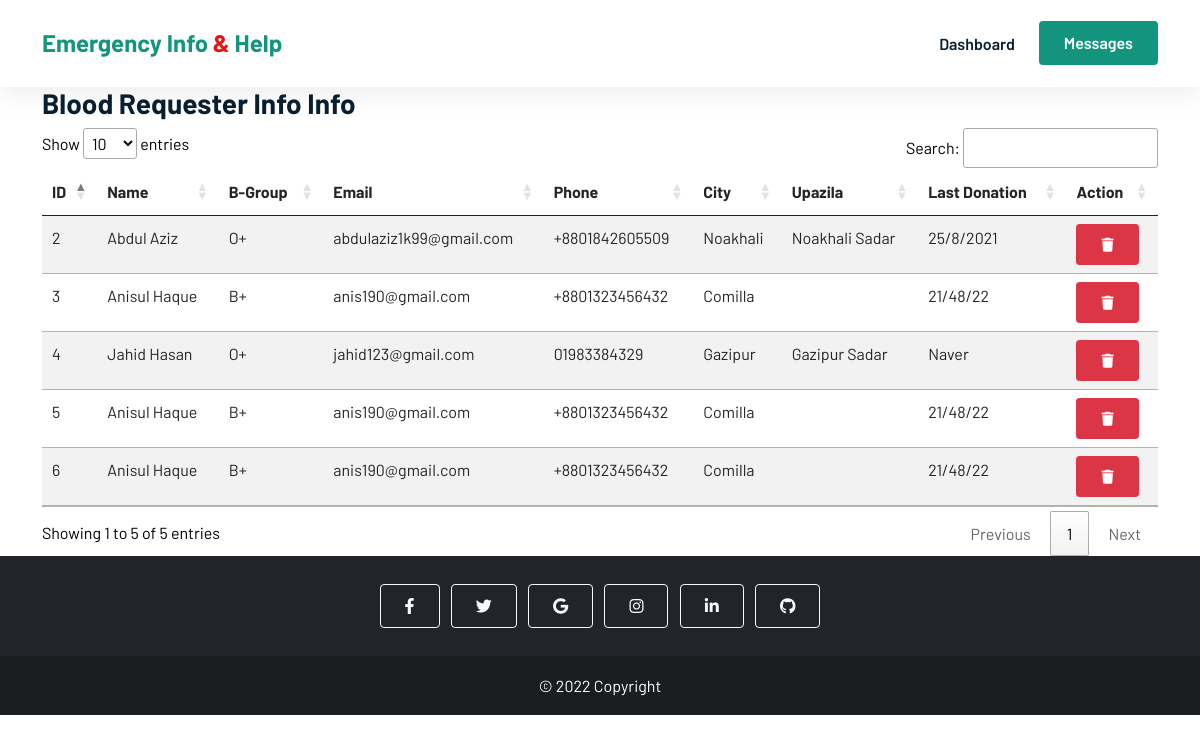
Before: /admin/blood_donors_info.php (signed in) with the older database file.
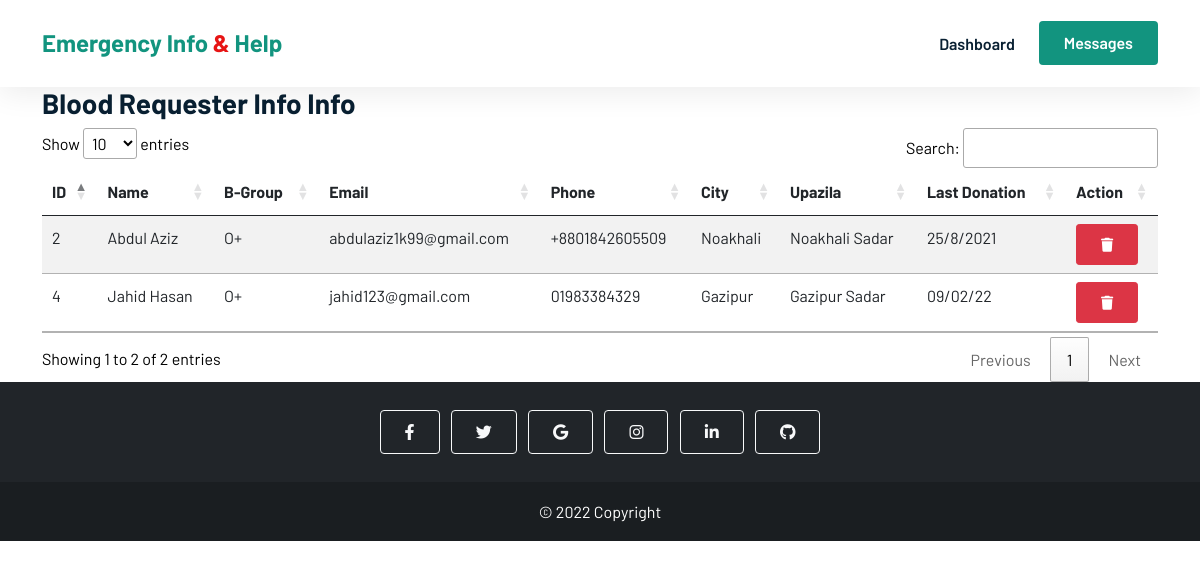
After: the same page with the newer database file.
### tables this page shows
CREATE TABLE `donors_registration` (
  `id` int(255) NOT NULL,
  `frist_name` varchar(20) NOT NULL,
  `last_name` varchar(20) NOT NULL,
  `blood_group` varchar(6) NOT NULL,
  `gender` varchar(10) NOT NULL,
  `age` int(10) NOT NULL,
  `weight` int(10) NOT NULL,
  `email` varchar(32) NOT NULL,
  `phone` varchar(15) NOT NULL,
  `address` varchar(255) NOT NULL,
  `division` varchar(20) NOT NULL,
  `city` varchar(20) NOT NULL,
  `upazila` varchar(20) NOT NULL,
  `last_donation` varchar(255) DEFAULT NULL,
  `user_name` varchar(32) NOT NULL,
  `password` varchar(32) NOT NULL,
  `image` varchar(255) NOT NULL
);

### admin/blood_donors_info.php (the view, shortened to what this page needs)
<?php
include_once './admin_includes/db.php';
$sql = "SELECT * FROM `donors_registration`";
$results = $con->query($sql);
?>
<!DOCTYPE html>
<html lang="en">
<head>
    <link href="https://cdn.jsdelivr.net/npm/bootstrap@5.0.2/dist/css/bootstrap.min.css" rel="stylesheet" />
    <link rel="stylesheet" href="https://cdnjs.cloudflare.com/ajax/libs/font-awesome/6.1.1/css/all.min.css" />
    <link rel="stylesheet" href="//cdn.datatables.net/1.12.1/css/jquery.dataTables.min.css">
    <link rel="stylesheet" href="../css/style.css" />
</head>
<body>
    <header class="sticky-top">
        <nav class="navbar navbar-expand-lg  bg-white">
            <div class="container">
                <a class="navbar-brand" href="./admin_dashboard.php">Emergency Info <span>&</span> Help</a>
                <div class="collapse navbar-collapse" id="navbarNavDropdown">
                    <ul class="navbar-nav ms-auto">
                        <li class="nav-item">
                            <a class="nav-link" aria-current="page" href="./admin_dashboard.php">Dashboard</a>
                        </li>
                    </ul>
                    <a href="messages.php" class="btn btn-brand ms-lg-3">Messages</a>
                </div>
            </div>
        </nav>
    </header>
    <main>
        <div class="container">
            <h3>Blood Requester Info Info</h3>
            <div>
                <table class="table table-striped" id="messages">
                    <thead>
                        <tr>
                            <th scope="col">ID</th>
                            <th scope="col">Name</th>
                            <th scope="col">B-Group</th>
                            <th scope="col">Email</th>
                            <th scope="col">Phone</th>
                            <th scope="col">City</th>
                            <th scope="col">Upazila</th>
                            <th scope="col">Last Donation</th>
                            <th scope="col">Action</th>
                        </tr>
                    </thead>
                    <tbody>
                        <?php while ($row = $results->fetch_assoc()) : ?>
                            <tr>
                                <td><?php echo $row['id'] ?></td>
                                <td><?php echo $row['frist_name'] . " ".$row['last_name']  ?></td>
                                <td><?php echo $row['blood_group'] ?></td>
                                <td><?php echo $row['email'] ?></td>
                                <td><?php echo $row['phone'] ?></td>
                                <td><?php echo $row['city'] ?></td>
                                <td><?php echo $row['upazila'] ?></td>
                                <td><?php echo $row['last_donation'] ?></td>
                                <td>
                                    <button class='delete btn btn-sm btn-danger' id="<?php echo $row['id'] ?>"><i class=" fa-solid fa-trash"></i></button>
                                </td>
                            </tr>
                        <?php endwhile ?>
                    </tbody>
                </table>
            </div>
        </div>
    </main>
    <footer class="bg-dark text-center text-white">
        <div class="container p-4 pb-0">
            <section class="mb-4">
                <a class="btn btn-outline-light btn-floating m-1" href="#!" role="button"><i class="fab fa-facebook-f"></i></a>
                <a class="btn btn-outline-light btn-floating m-1" href="#!" role="button"><i class="fab fa-twitter"></i></a>
                <a class="btn btn-outline-light btn-floating m-1" href="#!" role="button"><i class="fab fa-google"></i></a>
                <a class="btn btn-outline-light btn-floating m-1" href="#!" role="button"><i class="fab fa-instagram"></i></a>
                <a class="btn btn-outline-light btn-floating m-1" href="#!" role="button"><i class="fab fa-linkedin-in"></i></a>
                <a class="btn btn-outline-light btn-floating m-1" href="#!" role="button"><i class="fab fa-github"></i></a>
            </section>
        </div>
        <div class="text-center p-3 footer-last">
            © 2022 Copyright
        </div>
    </footer>
</body>
</html>

### css/style.css (style rules this page uses)
* { margin: 0; padding: 0; box-sizing: border-box; list-style: none; }
html, body { font-family: "Barlow", sans-serif; line-height: 1.7; color: black; max-width: 100%; scroll-behavior: smooth; }
h1, h2, h3, h4, h5, h6 { font-weight: 700 !important; color: #092032; }
.navbar-nav .nav-link { color: #092032; text-decoration: none; transition: all 0.4s ease; font-weight: 600; }
a { color: #092032; text-decoration: none; }
.navbar { box-shadow: 0px 6px 30px rgba(0, 0, 0, 0.08); z-index: 1; padding: 1.5% 0; }
.navbar .navbar-brand { font-weight: 700; font-size: 24px; color: #12947f; }
.navbar-brand span { color: #e71414; }
.btn { padding: 9px 24px; font-weight: 600; }
.btn-brand { color: white; background-color: #12947f; }
.footer-last { background-color: rgba(0, 0, 0, 0.2); }
a { color: black; }

Changed rows visible on the page:
removed donors_registration: id "3", frist_name "Anisul", last_name "Haque", blood_group "B+", email "anis190@gmail.com", phone "+8801323456432", city "Comilla", last_donation "21/48/22"
removed donors_registration: id "5", frist_name "Anisul", last_name "Haque", blood_group "B+", email "anis190@gmail.com", phone "+8801323456432", city "Comilla", last_donation "21/48/22"
removed donors_registration: id "6", frist_name "Anisul", last_name "Haque", blood_group "B+", email "anis190@gmail.com", phone "+8801323456432", city "Comilla", last_donation "21/48/22"
changed donors_registration "Jahid": last_donation "Naver" → "09/02/22"
Other visible differences:
text written by a page script: "Show entries Search: Showing 1 to 5 of 5 entries Previous 1 Next" → "Show entries Search: Showing 1 to 2 of 2 entries Previous 1 Next"
